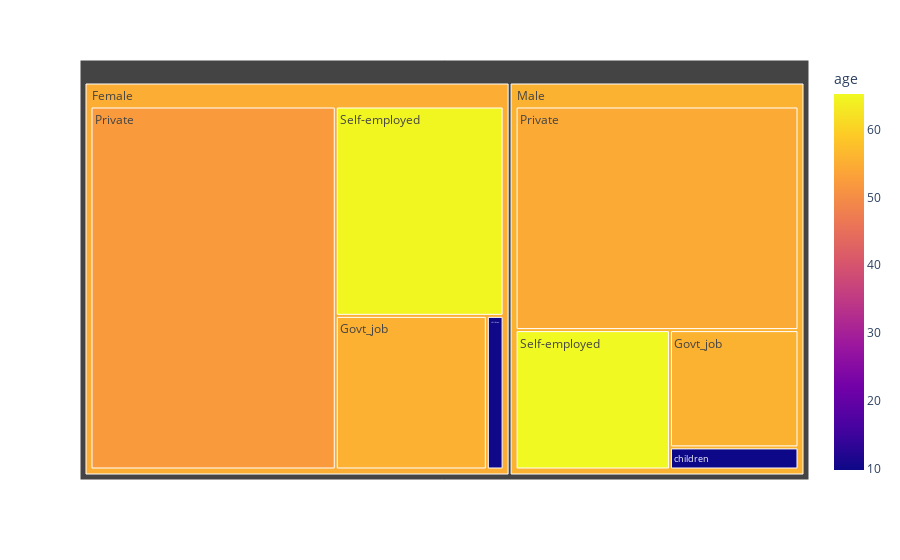

This figure's notebook cell:
### Code cell
import plotly.express as px

# Tree Plot: Categorical Data
fig = px.treemap(df, path=['gender', 'work_type'], values='age', color='age')
fig.show()

### Figure 1 — Plotly figure (JSON) as saved in the notebook; plotly's stock layout.template omitted (floating-point values rounded to 4 significant figures)
{"data": [{"branchvalues": "total", "customdata": [[55.49], [55.68], [52.2], [54.45], [64.91], [65.24], [9.987], [9.787], [54.96], [55.66]], "domain": {"x": [0, 1], "y": [0, 1]}, "hovertemplate": "labels=%{label}<br>age_sum=%{value}<br>parent=%{parent}<br>id=%{id}<br>age=%{color}<extra></extra>", "ids": ["Female/Govt_job", "Male/Govt_job", "Female/Private", "Male/Private", "Female/Self-employed", "Male/Self-employed", "Female/children", "Male/children", "Female", "Male"], "labels": ["Govt_job", "Govt_job", "Private", "Private", "Self-employed", "Self-employed", "children", "children", "Female", "Male"], "marker": {"coloraxis": "coloraxis", "colors": [55.49, 55.68, 52.2, 54.45, 64.91, 65.24, 9.987, 9.787, 54.96, 55.66]}, "name": "", "parents": ["Female", "Male", "Female", "Male", "Female", "Male", "Female", "Male", "", ""], "type": "treemap", "values": [19761, 13006, 75815, 54562, 29924, 18558, 2198.0, 2450.0, 127700.0, 88580.0]}], "layout": {"coloraxis": {"colorbar": {"title": {"text": "age"}}, "colorscale": [[0, "#0d0887"], [0.1111, "#46039f"], [0.2222, "#7201a8"], [0.3333, "#9c179e"], [0.4444, "#bd3786"], [0.5556, "#d8576b"], [0.6667, "#ed7953"], [0.7778, "#fb9f3a"], [0.8889, "#fdca26"], [1, "#f0f921"]]}, "legend": {"tracegroupgap": 0}, "margin": {"t": 60}}}
